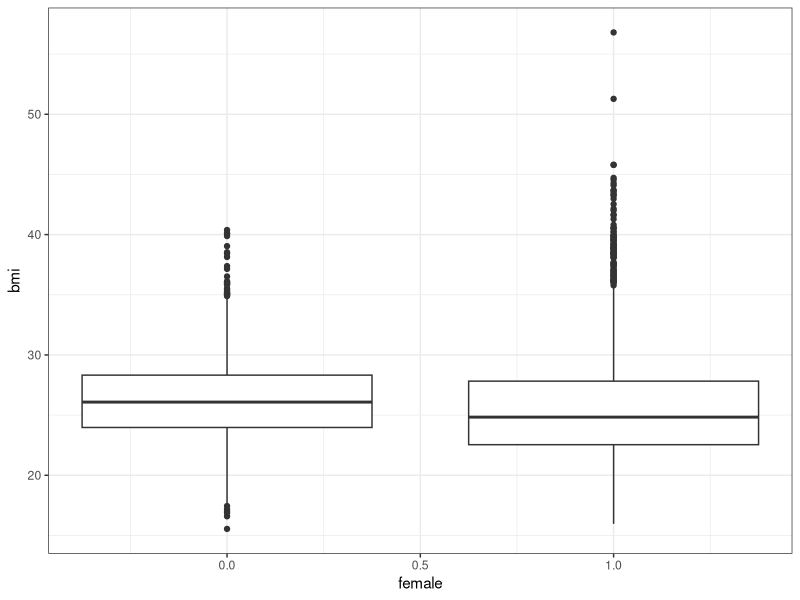
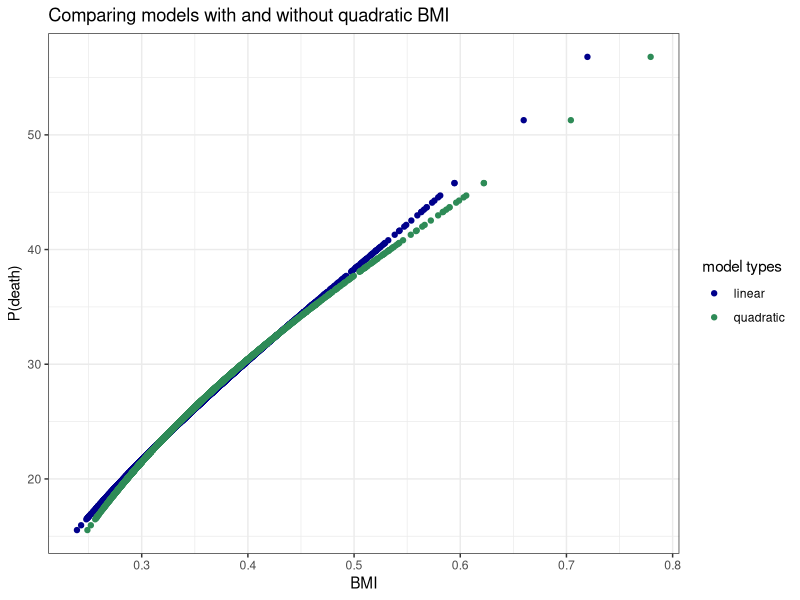
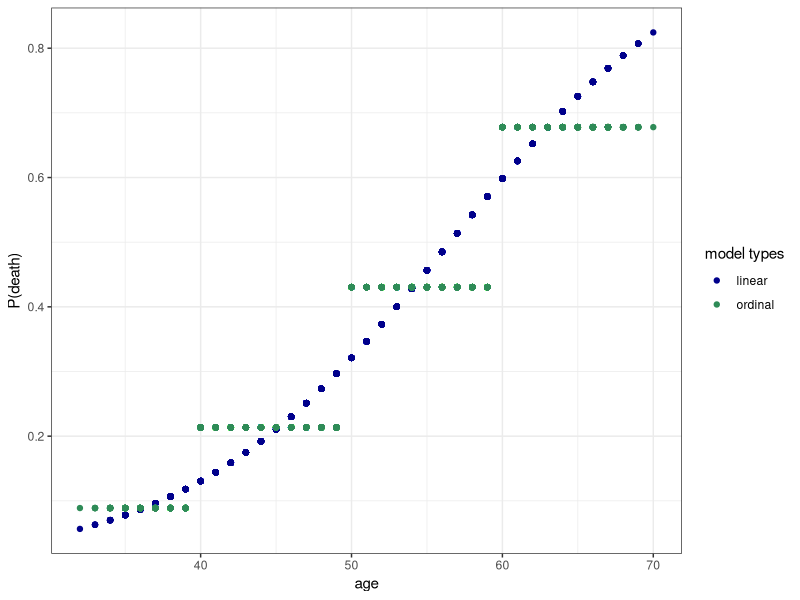

The R script that drew these images, in order:
## ---- chunk 1
knitr::opts_chunk$set(echo = TRUE, warning=FALSE, message = FALSE)
## ---- chunk 2
# installing appropriate libraries
library(foreign)
library(ggplot2)
theme_set(theme_bw())
## ---- chunk 3
dat <- read.dta(file="framingham.dta") 
paste0('number rows: ',nrow(dat),'; number columns: ',ncol(dat))
temp <- dat[,c("bmi","sex","age","death")] 
dat <- dat[complete.cases(temp), ] 
paste0('rows deleted: ',nrow(dat)-nrow(dat[complete.cases(temp), ] ))

dat$female <- dat$sex-1 
tapply(dat$bmi, dat$female, summary)
ggplot(data = dat) + geom_boxplot(aes(female, bmi, group=female))
## ---- chunk 4
m1 <- glm(death~bmi, family=binomial(), data=dat)
summary(m1)
ci <- exp(confint(m1)*5)[2,]
ci
## ---- chunk 5
dat$bmi2 <- (dat$bmi)^2 
m2 <- glm(death~bmi+bmi2, family=binomial(), data=dat) 
summary(m2)

# odds ratios
odds20=exp(-1.6476413+0.0287998*20+0.0003947*20^2) 
odds25=exp(-1.6476413+0.0287998*25+0.0003947*25^2) 
odds30=exp(-1.6476413+0.0287998*30+0.0003947*30^2)
odds35=exp(-1.6476413+0.0287998*35+0.0003947*35^2) 
or1=odds25/odds20
or2=odds35/odds30
print(c(or1,or2))
## ---- chunk 6
ggplot(data = dat) + 
  geom_point(aes(m1$fitted.values,dat$bmi, color = 'dark blue')) +
  geom_point(aes(m2$fitted.values,dat$bmi, color = 'seagreen')) +
  xlab('BMI') +
  ylab('P(death)') +
  ggtitle('Comparing models with and without quadratic BMI') + 
  scale_color_manual(name = 'model types',
                     values = c('dark blue', 'seagreen'),
                     labels = c('linear','quadratic'))
## ---- chunk 7
m3 <- glm(death~bmi+female,family=binomial(),data=dat) 
summary(m3)

m4 <- glm(death~bmi+female+bmi*female,family=binomial(),data=dat)
summary(m4)
## ---- chunk 8
m5 <- glm(death ~ age, family=binomial(), data=dat)
summary(m5)

m6 <- glm(death ~ agecat, family=binomial(), data=dat)
summary(m6)

m7 <- glm(death ~ as.factor(agecat), family=binomial(), data=dat)
summary(m7)


anova(m6, m7, test="Chisq")

ggplot() + 
  geom_point(aes(dat$age,m5$fitted.values, color = 'dark blue')) +
  geom_point(aes(dat$age,m6$fitted.values, color = 'seagreen')) +
  xlab('age') +
  ylab('P(death)') +
  scale_color_manual(name = 'model types',
                     values = c('dark blue', 'seagreen'),
                     labels = c('linear','ordinal'))
## ---- chunk 9
m10 <- glm(death~bmi+as.factor(agecat),family=binomial(), data=dat) 
summary(m10)

m11 <- glm(death~bmi*as.factor(agecat),family=binomial(), data=dat) 
summary(m11)

anova(m10, m11, test="Chisq")
## ---- chunk 10
oddsage1 = exp(-2.91079+0.03025) 
oddsage2 = exp(-2.91079+0.03025 + 0.83656) 
oddsage3 = exp(-2.91079+0.03025 + 1.75306) 
oddsage4 = exp(-2.91079+0.03025 + 2.96480) 
print(c(oddsage1, oddsage2, oddsage3, oddsage4))
## ---- chunk 11
m12 <- glm(death~bmi + as.factor(agecat) + female + bmi*female,family=binomial(), data=dat) 
summary(m12)
